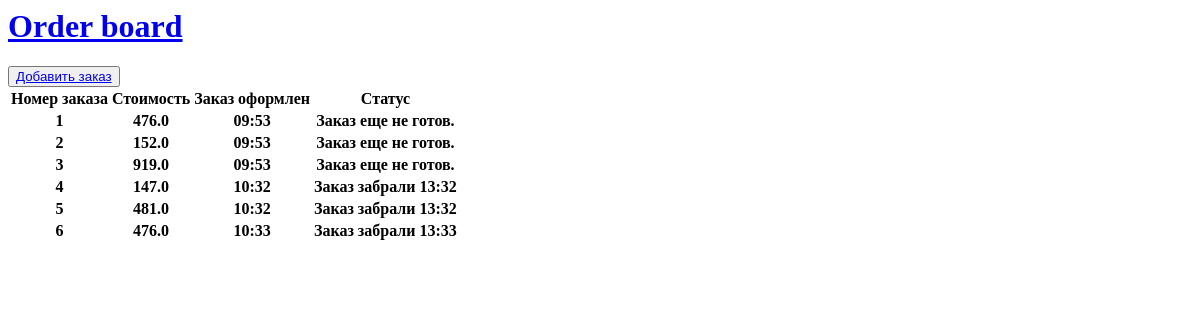
The app's page /, older data.
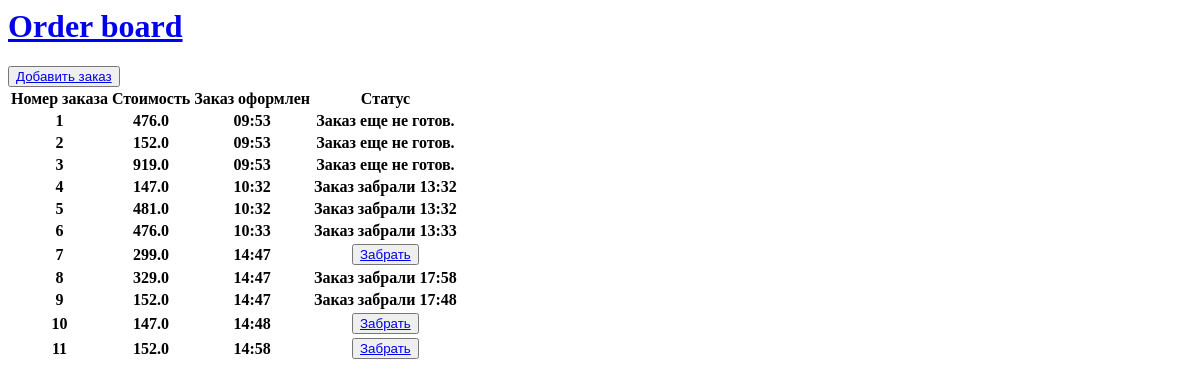
The same page, newer data.
### board/models.py (models this page shows)
class Order(models.Model):
    time_in = models.DateTimeField(auto_now_add=True)
    time_out = models.DateTimeField(null=True)
    cost = models.FloatField(default=0.0)
    take_away = models.BooleanField(default=False)
    complete = models.BooleanField(default=False)
    products = models.ManyToManyField(Product, through='ProductOrder')

### board/views.py (the view)
# urls.py: path('', IndexView.as_view()),
class IndexView(TemplateView):
    template_name = "board/index.html"
    def get_context_data(self, **kwargs):
        context = super().get_context_data(**kwargs)
        context['orders'] = Order.objects.all()
        return context

### templates/board/index.html
{% extends "main.html" %}
{% block content %}
<table>
    <thead>
    <tr>
        <th>Номер заказа</th>
        <th>Стоимость</th>
        <th>Заказ оформлен</th>
        <th>Статус</th>
    </tr>
    </thead>
    {% for order in orders %}
    <tr>
        <th>{{ order.id }}</th>
        <th>{{ order.cost }}</th>
        <th>{{ order.time_in|time:"H:i" }}</th>
        <th>{% if not order.complete %}
            Заказ еще не готов.
            {% elif order.time_out is None %}
            <button><a href="{% url 'take_order' order.id %}"> Забрать </a></button>
            {% else %}
            Заказ забрали {{ order.time_out|time:"H:i" }}
            {% endif %}
        </th>
    </tr>
    {% endfor %}
</table>
{% endblock %}

Row changes from the older to the newer data that the page shows:
added Order: id "7", cost "299.0", time_in "14:47", complete "Забрать"
added Order: id "8", cost "329.0", time_in "14:47", time_out "17:58"
added Order: id "9", cost "152.0", time_in "14:47", time_out "17:48"
added Order: id "10", cost "147.0", time_in "14:48", complete "Забрать"
added Order: id "11", cost "152.0", time_in "14:58", complete "Забрать"
